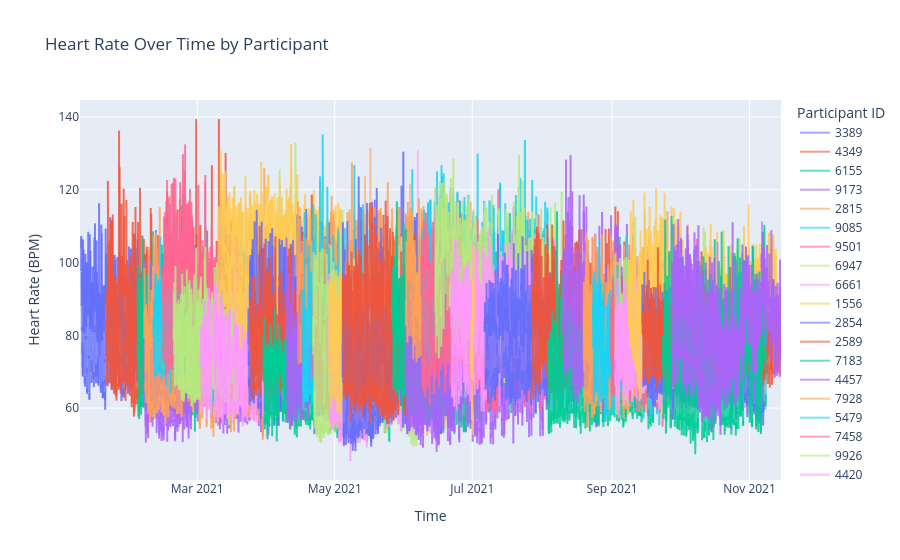

Notebook source saved alongside this figure:
### Code cell
fig = px.line(
    sensor.sort_values("time"),
    x="time",
    y="heartrate",
    color="id",          # one line per participant
    line_group="id",
    labels={"heartrate": "Heart Rate (BPM)", "time": "Time", "id": "Participant ID"},
    title="Heart Rate Over Time by Participant",
)
fig.update_traces(opacity=0.6)
fig.show()

### Figure 1 — Plotly figure (JSON) as saved in the notebook; plotly's stock layout.template omitted (floating-point values rounded to 4 significant figures; data arrays with more than 128 entries replaced by an {"elided": "..."} marker saying what was removed)
{"data": [{"hovertemplate": "Participant ID=3389<br>Time=%{x}<br>Heart Rate (BPM)=%{y}<extra></extra>", "legendgroup": "3389", "line": {"color": "#636efa", "dash": "solid"}, "marker": {"symbol": "circle"}, "mode": "lines", "name": "3389", "opacity": 0.6, "showlegend": true, "type": "scattergl", "x": {"elided": "1245 str values"}, "xaxis": "x", "y": {"elided": "1245 float values"}, "yaxis": "y"}, {"hovertemplate": "Participant ID=4349<br>Time=%{x}<br>Heart Rate (BPM)=%{y}<extra></extra>", "legendgroup": "4349", "line": {"color": "#EF553B", "dash": "solid"}, "marker": {"symbol": "circle"}, "mode": "lines", "name": "4349", "opacity": 0.6, "showlegend": true, "type": "scattergl", "x": {"elided": "1368 str values"}, "xaxis": "x", "y": {"elided": "1368 float values"}, "yaxis": "y"}, {"hovertemplate": "Participant ID=6155<br>Time=%{x}<br>Heart Rate (BPM)=%{y}<extra></extra>", "legendgroup": "6155", "line": {"color": "#00cc96", "dash": "solid"}, "marker": {"symbol": "circle"}, "mode": "lines", "name": "6155", "opacity": 0.6, "showlegend": true, "type": "scattergl", "x": {"elided": "1392 str values"}, "xaxis": "x", "y": {"elided": "1392 float values"}, "yaxis": "y"}, {"hovertemplate": "Participant ID=9173<br>Time=%{x}<br>Heart Rate (BPM)=%{y}<extra></extra>", "legendgroup": "9173", "line": {"color": "#ab63fa", "dash": "solid"}, "marker": {"symbol": "circle"}, "mode": "lines", "name": "9173", "opacity": 0.6, "showlegend": true, "type": "scattergl", "x": {"elided": "1368 str values"}, "xaxis": "x", "y": {"elided": "1368 float values"}, "yaxis": "y"}, {"hovertemplate": "Participant ID=2815<br>Time=%{x}<br>Heart Rate (BPM)=%{y}<extra></extra>", "legendgroup": "2815", "line": {"color": "#FFA15A", "dash": "solid"}, "marker": {"symbol": "circle"}, "mode": "lines", "name": "2815", "opacity": 0.6, "showlegend": true, "type": "scattergl", "x": {"elided": "1368 str values"}, "xaxis": "x", "y": {"elided": "1368 float values"}, "yaxis": "y"}, {"hovertemplate": "Participant ID=9085<br>Time=%{x}<br>Heart Rate (BPM)=%{y}<extra></extra>", "legendgroup": "9085", "line": {"color": "#19d3f3", "dash": "solid"}, "marker": {"symbol": "circle"}, "mode": "lines", "name": "9085", "opacity": 0.6, "showlegend": true, "type": "scattergl", "x": {"elided": "1171 str values"}, "xaxis": "x", "y": {"elided": "1171 float values"}, "yaxis": "y"}, {"hovertemplate": "Participant ID=9501<br>Time=%{x}<br>Heart Rate (BPM)=%{y}<extra></extra>", "legendgroup": "9501", "line": {"color": "#FF6692", "dash": "solid"}, "marker": {"symbol": "circle"}, "mode": "lines", "name": "9501", "opacity": 0.6, "showlegend": true, "type": "scattergl", "x": {"elided": "1172 str values"}, "xaxis": "x", "y": {"elided": "1172 float values"}, "yaxis": "y"}, {"hovertemplate": "Participant ID=6947<br>Time=%{x}<br>Heart Rate (BPM)=%{y}<extra></extra>", "legendgroup": "6947", "line": {"color": "#B6E880", "dash": "solid"}, "marker": {"symbol": "circle"}, "mode": "lines", "name": "6947", "opacity": 0.6, "showlegend": true, "type": "scattergl", "x": {"elided": "1368 str values"}, "xaxis": "x", "y": {"elided": "1368 float values"}, "yaxis": "y"}, {"hovertemplate": "Participant ID=6661<br>Time=%{x}<br>Heart Rate (BPM)=%{y}<extra></extra>", "legendgroup": "6661", "line": {"color": "#FF97FF", "dash": "solid"}, "marker": {"symbol": "circle"}, "mode": "lines", "name": "6661", "opacity": 0.6, "showlegend": true, "type": "scattergl", "x": {"elided": "1368 str values"}, "xaxis": "x", "y": {"elided": "1368 float values"}, "yaxis": "y"}, {"hovertemplate": "Participant ID=1556<br>Time=%{x}<br>Heart Rate (BPM)=%{y}<extra></extra>", "legendgroup": "1556", "line": {"color": "#FECB52", "dash": "solid"}, "marker": {"symbol": "circle"}, "mode": "lines", "name": "1556", "opacity": 0.6, "showlegend": true, "type": "scattergl", "x": {"elided": "1368 str values"}, "xaxis": "x", "y": {"elided": "1368 float values"}, "yaxis": "y"}, {"hovertemplate": "Participant ID=2854<br>Time=%{x}<br>Heart Rate (BPM)=%{y}<extra></extra>", "legendgroup": "2854", "line": {"color": "#636efa", "dash": "solid"}, "marker": {"symbol": "circle"}, "mode": "lines", "name": "2854", "opacity": 0.6, "showlegend": true, "type": "scattergl", "x": {"elided": "2328 str values"}, "xaxis": "x", "y": {"elided": "2328 float values"}, "yaxis": "y"}, {"hovertemplate": "Participant ID=2589<br>Time=%{x}<br>Heart Rate (BPM)=%{y}<extra></extra>", "legendgroup": "2589", "line": {"color": "#EF553B", "dash": "solid"}, "marker": {"symbol": "circle"}, "mode": "lines", "name": "2589", "opacity": 0.6, "showlegend": true, "type": "scattergl", "x": {"elided": "1392 str values"}, "xaxis": "x", "y": {"elided": "1392 float values"}, "yaxis": "y"}, {"hovertemplate": "Participant ID=7183<br>Time=%{x}<br>Heart Rate (BPM)=%{y}<extra></extra>", "legendgroup": "7183", "line": {"color": "#00cc96", "dash": "solid"}, "marker": {"symbol": "circle"}, "mode": "lines", "name": "7183", "opacity": 0.6, "showlegend": true, "type": "scattergl", "x": {"elided": "1488 str values"}, "xaxis": "x", "y": {"elided": "1488 float values"}, "yaxis": "y"}, {"hovertemplate": "Participant ID=4457<br>Time=%{x}<br>Heart Rate (BPM)=%{y}<extra></extra>", "legendgroup": "4457", "line": {"color": "#ab63fa", "dash": "solid"}, "marker": {"symbol": "circle"}, "mode": "lines", "name": "4457", "opacity": 0.6, "showlegend": true, "type": "scattergl", "x": {"elided": "1147 str values"}, "xaxis": "x", "y": {"elided": "1147 float values"}, "yaxis": "y"}, {"hovertemplate": "Participant ID=7928<br>Time=%{x}<br>Heart Rate (BPM)=%{y}<extra></extra>", "legendgroup": "7928", "line": {"color": "#FFA15A", "dash": "solid"}, "marker": {"symbol": "circle"}, "mode": "lines", "name": "7928", "opacity": 0.6, "showlegend": true, "type": "scattergl", "x": {"elided": "1193 str values"}, "xaxis": "x", "y": {"elided": "1193 float values"}, "yaxis": "y"}, {"hovertemplate": "Participant ID=5479<br>Time=%{x}<br>Heart Rate (BPM)=%{y}<extra></extra>", "legendgroup": "5479", "line": {"color": "#19d3f3", "dash": "solid"}, "marker": {"symbol": "circle"}, "mode": "lines", "name": "5479", "opacity": 0.6, "showlegend": true, "type": "scattergl", "x": {"elided": "1368 str values"}, "xaxis": "x", "y": {"elided": "1368 float values"}, "yaxis": "y"}, {"hovertemplate": "Participant ID=7458<br>Time=%{x}<br>Heart Rate (BPM)=%{y}<extra></extra>", "legendgroup": "7458", "line": {"color": "#FF6692", "dash": "solid"}, "marker": {"symbol": "circle"}, "mode": "lines", "name": "7458", "opacity": 0.6, "showlegend": true, "type": "scattergl", "x": {"elided": "1428 str values"}, "xaxis": "x", "y": {"elided": "1428 float values"}, "yaxis": "y"}, {"hovertemplate": "Participant ID=9926<br>Time=%{x}<br>Heart Rate (BPM)=%{y}<extra></extra>", "legendgroup": "9926", "line": {"color": "#B6E880", "dash": "solid"}, "marker": {"symbol": "circle"}, "mode": "lines", "name": "9926", "opacity": 0.6, "showlegend": true, "type": "scattergl", "x": {"elided": "1150 str values"}, "xaxis": "x", "y": {"elided": "1150 float values"}, "yaxis": "y"}, {"hovertemplate": "Participant ID=4420<br>Time=%{x}<br>Heart Rate (BPM)=%{y}<extra></extra>", "legendgroup": "4420", "line": {"color": "#FF97FF", "dash": "solid"}, "marker": {"symbol": "circle"}, "mode": "lines", "name": "4420", "opacity": 0.6, "showlegend": true, "type": "scattergl", "x": {"elided": "1120 str values"}, "xaxis": "x", "y": {"elided": "1120 float values"}, "yaxis": "y"}, {"hovertemplate": "Participant ID=7996<br>Time=%{x}<br>Heart Rate (BPM)=%{y}<extra></extra>", "legendgroup": "7996", "line": {"color": "#FECB52", "dash": "solid"}, "marker": {"symbol": "circle"}, "mode": "lines", "name": "7996", "opacity": 0.6, "showlegend": true, "type": "scattergl", "x": {"elided": "1344 str values"}, "xaxis": "x", "y": {"elided": "1344 float values"}, "yaxis": "y"}, {"hovertemplate": "Participant ID=9411<br>Time=%{x}<br>Heart Rate (BPM)=%{y}<extra></extra>", "legendgroup": "9411", "line": {"color": "#636efa", "dash": "solid"}, "marker": {"symbol": "circle"}, "mode": "lines", "name": "9411", "opacity": 0.6, "showlegend": true, "type": "scattergl", "x": {"elided": "1488 str values"}, "xaxis": "x", "y": {"elided": "1488 float values"}, "yaxis": "y"}, {"hovertemplate": "Participant ID=2909<br>Time=%{x}<br>Heart Rate (BPM)=%{y}<extra></extra>", "legendgroup": "2909", "line": {"color": "#EF553B", "dash": "solid"}, "marker": {"symbol": "circle"}, "mode": "lines", "name": "2909", "opacity": 0.6, "showlegend": true, "type": "scattergl", "x": {"elided": "992 str values"}, "xaxis": "x", "y": {"elided": "992 float values"}, "yaxis": "y"}, {"hovertemplate": "Participant ID=6864<br>Time=%{x}<br>Heart Rate (BPM)=%{y}<extra></extra>", "legendgroup": "6864", "line": {"color": "#00cc96", "dash": "solid"}, "marker": {"symbol": "circle"}, "mode": "lines", "name": "6864", "opacity": 0.6, "showlegend": true, "type": "scattergl", "x": {"elided": "1312 str values"}, "xaxis": "x", "y": {"elided": "1312 float values"}, "yaxis": "y"}, {"hovertemplate": "Participant ID=2130<br>Time=%{x}<br>Heart Rate (BPM)=%{y}<extra></extra>", "legendgroup": "2130", "line": {"color": "#ab63fa", "dash": "solid"}, "marker": {"symbol": "circle"}, "mode": "lines", "name": "2130", "opacity": 0.6, "showlegend": true, "type": "scattergl", "x": {"elided": "1512 str values"}, "xaxis": "x", "y": {"elided": "1512 float values"}, "yaxis": "y"}, {"hovertemplate": "Participant ID=3405<br>Time=%{x}<br>Heart Rate (BPM)=%{y}<extra></extra>", "legendgroup": "3405", "line": {"color": "#FFA15A", "dash": "solid"}, "marker": {"symbol": "circle"}, "mode": "lines", "name": "3405", "opacity": 0.6, "showlegend": true, "type": "scattergl", "x": {"elided": "1380 str values"}, "xaxis": "x", "y": {"elided": "1380 float values"}, "yaxis": "y"}, {"hovertemplate": "Participant ID=1120<br>Time=%{x}<br>Heart Rate (BPM)=%{y}<extra></extra>", "legendgroup": "1120", "line": {"color": "#19d3f3", "dash": "solid"}, "marker": {"symbol": "circle"}, "mode": "lines", "name": "1120", "opacity": 0.6, "showlegend": true, "type": "scattergl", "x": {"elided": "1368 str values"}, "xaxis": "x", "y": {"elided": "1368 float values"}, "yaxis": "y"}, {"hovertemplate": "Participant ID=4475<br>Time=%{x}<br>Heart Rate (BPM)=%{y}<extra></extra>", "legendgroup": "4475", "line": {"color": "#FF6692", "dash": "solid"}, "marker": {"symbol": "circle"}, "mode": "lines", "name": "4475", "opacity": 0.6, "showlegend": true, "type": "scattergl", "x": {"elided": "1353 str values"}, "xaxis": "x", "y": {"elided": "1353 float values"}, "yaxis": "y"}, {"hovertemplate": "Participant ID=4441<br>Time=%{x}<br>Heart Rate (BPM)=%{y}<extra></extra>", "legendgroup": "4441", "line": {"color": "#B6E880", "dash": "solid"}, "marker": {"symbol": "circle"}, "mode": "lines", "name": "4441", "opacity": 0.6, "showlegend": true, "type": "scattergl", "x": {"elided": "1368 str values"}, "xaxis": "x", "y": {"elided": "1368 float values"}, "yaxis": "y"}, {"hovertemplate": "Participant ID=8826<br>Time=%{x}<br>Heart Rate (BPM)=%{y}<extra></extra>", "legendgroup": "8826", "line": {"color": "#FF97FF", "dash": "solid"}, "marker": {"symbol": "circle"}, "mode": "lines", "name": "8826", "opacity": 0.6, "showlegend": true, "type": "scattergl", "x": {"elided": "1192 str values"}, "xaxis": "x", "y": {"elided": "1192 float values"}, "yaxis": "y"}, {"hovertemplate": "Participant ID=4063<br>Time=%{x}<br>Heart Rate (BPM)=%{y}<extra></extra>", "legendgroup": "4063", "line": {"color": "#FECB52", "dash": "solid"}, "marker": {"symbol": "circle"}, "mode": "lines", "name": "4063", "opacity": 0.6, "showlegend": true, "type": "scattergl", "x": ["2021-06-30 00:00:00", "2021-06-30 01:00:00", "2021-06-30 02:00:00", "2021-06-30 03:00:00", "2021-06-30 04:00:00", "2021-06-30 05:00:00", "2021-06-30 06:00:00", "2021-06-30 07:00:00", "2021-06-30 08:00:00", "2021-06-30 09:00:00", "2021-06-30 10:00:00", "2021-06-30 11:00:00", "2021-06-30 12:00:00", "2021-06-30 13:00:00", "2021-06-30 14:00:00", "2021-06-30 15:00:00", "2021-06-30 16:00:00", "2021-06-30 17:00:00", "2021-06-30 18:00:00", "2021-06-30 19:00:00", "2021-06-30 20:00:00", "2021-06-30 21:00:00", "2021-06-30 22:00:00", "2021-06-30 23:00:00", "2021-07-01 00:00:00", "2021-07-01 01:00:00", "2021-07-01 02:00:00", "2021-07-01 03:00:00", "2021-07-01 04:00:00", "2021-07-01 05:00:00", "2021-07-01 06:00:00", "2021-07-01 07:00:00", "2021-07-01 08:00:00", "2021-07-01 09:00:00", "2021-07-01 10:00:00", "2021-07-01 11:00:00", "2021-07-01 12:00:00", "2021-07-01 13:00:00", "2021-07-01 14:00:00", "2021-07-01 15:00:00", "2021-07-01 16:00:00"], "xaxis": "x", "y": [NaN, NaN, NaN, NaN, NaN, NaN, NaN, NaN, NaN, NaN, 68.45, 72.26, 74.44, 76.58, 72.65, 72.09, 84.64, 80.86, 79.52, 79.14, 71.23, 56.8, 57.56, 61.89, 56.91, 58.15, 57.42, 52.82, 56.5, 67.54, 73.07, 82.7, 95.2, 89.25, 81.22, 80.61, 85.67, 89.3, 104.3, 88.76, 85.2], "yaxis": "y"}, {"hovertemplate": "Participant ID=5338<br>Time=%{x}<br>Heart Rate (BPM)=%{y}<extra></extra>", "legendgroup": "5338", "line": {"color": "#636efa", "dash": "solid"}, "marker": {"symbol": "circle"}, "mode": "lines", "name": "5338", "opacity": 0.6, "showlegend": true, "type": "scattergl", "x": {"elided": "1335 str values"}, "xaxis": "x", "y": {"elided": "1335 float values"}, "yaxis": "y"}, {"hovertemplate": "Participant ID=6395<br>Time=%{x}<br>Heart Rate (BPM)=%{y}<extra></extra>", "legendgroup": "6395", "line": {"color": "#EF553B", "dash": "solid"}, "marker": {"symbol": "circle"}, "mode": "lines", "name": "6395", "opacity": 0.6, "showlegend": true, "type": "scattergl", "x": {"elided": "1310 str values"}, "xaxis": "x", "y": {"elided": "1310 float values"}, "yaxis": "y"}, {"hovertemplate": "Participant ID=5441<br>Time=%{x}<br>Heart Rate (BPM)=%{y}<extra></extra>", "legendgroup": "5441", "line": {"color": "#00cc96", "dash": "solid"}, "marker": {"symbol": "circle"}, "mode": "lines", "name": "5441", "opacity": 0.6, "showlegend": true, "type": "scattergl", "x": {"elided": "1149 str values"}, "xaxis": "x", "y": {"elided": "1149 float values"}, "yaxis": "y"}, {"hovertemplate": "Participant ID=2676<br>Time=%{x}<br>Heart Rate (BPM)=%{y}<extra></extra>", "legendgroup": "2676", "line": {"color": "#ab63fa", "dash": "solid"}, "marker": {"symbol": "circle"}, "mode": "lines", "name": "2676", "opacity": 0.6, "showlegend": true, "type": "scattergl", "x": {"elided": "1370 str values"}, "xaxis": "x", "y": {"elided": "1370 float values"}, "yaxis": "y"}, {"hovertemplate": "Participant ID=8446<br>Time=%{x}<br>Heart Rate (BPM)=%{y}<extra></extra>", "legendgroup": "8446", "line": {"color": "#FFA15A", "dash": "solid"}, "marker": {"symbol": "circle"}, "mode": "lines", "name": "8446", "opacity": 0.6, "showlegend": true, "type": "scattergl", "x": {"elided": "1259 str values"}, "xaxis": "x", "y": {"elided": "1259 float values"}, "yaxis": "y"}, {"hovertemplate": "Participant ID=7016<br>Time=%{x}<br>Heart Rate (BPM)=%{y}<extra></extra>", "legendgroup": "7016", "line": {"color": "#19d3f3", "dash": "solid"}, "marker": {"symbol": "circle"}, "mode": "lines", "name": "7016", "opacity": 0.6, "showlegend": true, "type": "scattergl", "x": {"elided": "1190 str values"}, "xaxis": "x", "y": {"elided": "1190 float values"}, "yaxis": "y"}, {"hovertemplate": "Participant ID=8147<br>Time=%{x}<br>Heart Rate (BPM)=%{y}<extra></extra>", "legendgroup": "8147", "line": {"color": "#FF6692", "dash": "solid"}, "marker": {"symbol": "circle"}, "mode": "lines", "name": "8147", "opacity": 0.6, "showlegend": true, "type": "scattergl", "x": {"elided": "1368 str values"}, "xaxis": "x", "y": {"elided": "1368 float values"}, "yaxis": "y"}, {"hovertemplate": "Participant ID=7513<br>Time=%{x}<br>Heart Rate (BPM)=%{y}<extra></extra>", "legendgroup": "7513", "line": {"color": "#B6E880", "dash": "solid"}, "marker": {"symbol": "circle"}, "mode": "lines", "name": "7513", "opacity": 0.6, "showlegend": true, "type": "scattergl", "x": {"elided": "1488 str values"}, "xaxis": "x", "y": {"elided": "1488 float values"}, "yaxis": "y"}, {"hovertemplate": "Participant ID=1971<br>Time=%{x}<br>Heart Rate (BPM)=%{y}<extra></extra>", "legendgroup": "1971", "line": {"color": "#FF97FF", "dash": "solid"}, "marker": {"symbol": "circle"}, "mode": "lines", "name": "1971", "opacity": 0.6, "showlegend": true, "type": "scattergl", "x": {"elided": "1584 str values"}, "xaxis": "x", "y": {"elided": "1584 float values"}, "yaxis": "y"}, {"hovertemplate": "Participant ID=4701<br>Time=%{x}<br>Heart Rate (BPM)=%{y}<extra></extra>", "legendgroup": "4701", "line": {"color": "#FECB52", "dash": "solid"}, "marker": {"symbol": "circle"}, "mode": "lines", "name": "4701", "opacity": 0.6, "showlegend": true, "type": "scattergl", "x": {"elided": "1584 str values"}, "xaxis": "x", "y": {"elided": "1584 float values"}, "yaxis": "y"}, {"hovertemplate": "Participant ID=8388<br>Time=%{x}<br>Heart Rate (BPM)=%{y}<extra></extra>", "legendgroup": "8388", "line": {"color": "#636efa", "dash": "solid"}, "marker": {"symbol": "circle"}, "mode": "lines", "name": "8388", "opacity": 0.6, "showlegend": true, "type": "scattergl", "x": {"elided": "1311 str values"}, "xaxis": "x", "y": {"elided": "1311 float values"}, "yaxis": "y"}, {"hovertemplate": "Participant ID=6823<br>Time=%{x}<br>Heart Rate (BPM)=%{y}<extra></extra>", "legendgroup": "6823", "line": {"color": "#EF553B", "dash": "solid"}, "marker": {"symbol": "circle"}, "mode": "lines", "name": "6823", "opacity": 0.6, "showlegend": true, "type": "scattergl", "x": {"elided": "1488 str values"}, "xaxis": "x", "y": {"elided": "1488 float values"}, "yaxis": "y"}, {"hovertemplate": "Participant ID=8046<br>Time=%{x}<br>Heart Rate (BPM)=%{y}<extra></extra>", "legendgroup": "8046", "line": {"color": "#00cc96", "dash": "solid"}, "marker": {"symbol": "circle"}, "mode": "lines", "name": "8046", "opacity": 0.6, "showlegend": true, "type": "scattergl", "x": {"elided": "1166 str values"}, "xaxis": "x", "y": {"elided": "1166 float values"}, "yaxis": "y"}, {"hovertemplate": "Participant ID=5977<br>Time=%{x}<br>Heart Rate (BPM)=%{y}<extra></extra>", "legendgroup": "5977", "line": {"color": "#ab63fa", "dash": "solid"}, "marker": {"symbol": "circle"}, "mode": "lines", "name": "5977", "opacity": 0.6, "showlegend": true, "type": "scattergl", "x": {"elided": "1174 str values"}, "xaxis": "x", "y": {"elided": "1174 float values"}, "yaxis": "y"}], "layout": {"legend": {"title": {"text": "Participant ID"}, "tracegroupgap": 0}, "title": {"text": "Heart Rate Over Time by Participant"}, "xaxis": {"anchor": "y", "domain": [0, 1], "title": {"text": "Time"}}, "yaxis": {"anchor": "x", "domain": [0, 1], "title": {"text": "Heart Rate (BPM)"}}}}
